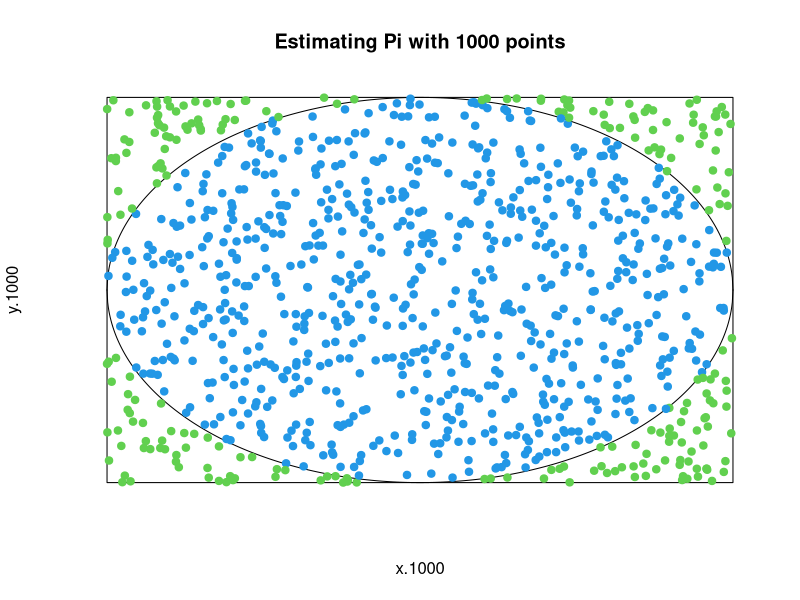
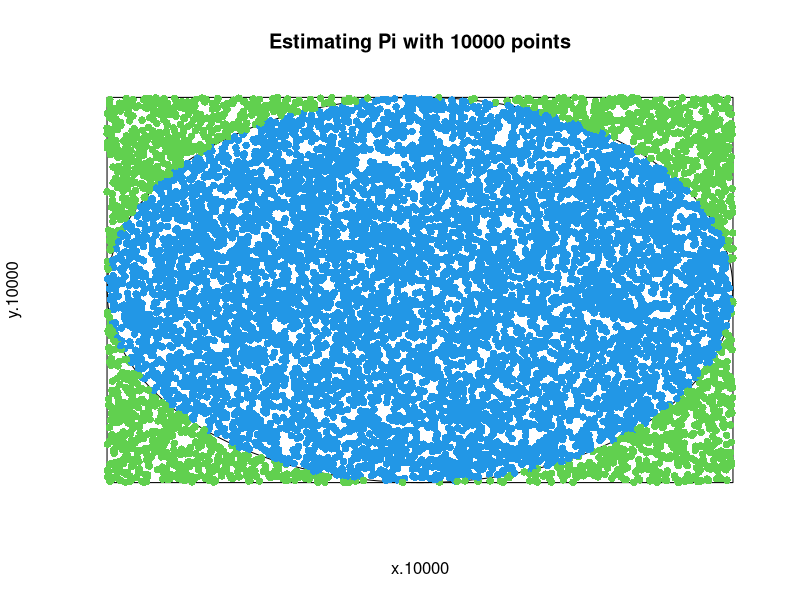

Reproduce these figures in R, in order.
set.seed(480)
x.1000<-c(1,-1,-1,1,1)
y.1000<-c(1,1,-1,-1,1)
plot(x.1000,y.1000,type="l",frame.plot=F,main="Estimating Pi with 1000 points",axes=F,ylim=c(-1,1))

x1.1000<-seq(-1,1,length=1000)
y1.1000<-sqrt(1-x1.1000^2)
y2.1000<-1*-(sqrt(1-x1.1000^2))
lines(x1.1000,y1.1000)
lines(x1.1000,y2.1000)

n.1000<-1000
x3.1000<-runif(n.1000,-1,1)
y3.1000<-runif(n.1000,-1,1)
d.1000<-(x3.1000^2+y3.1000^2<1)
points(x3.1000,y3.1000,col=d.1000+3,pch=19)

in.circle.1000<-sum(d.1000)
in.circle.1000

out.circle.1000<-n.1000-sum(d.1000)
out.circle.1000

pi.1000<-(in.circle.1000/n.1000)*4 


set.seed(480)
x.10000<-c(1,-1,-1,1,1)
y.10000<-c(1,1,-1,-1,1)
plot(x.10000,y.10000,type="l",frame.plot=F,main="Estimating Pi with 10000 points",axes=F,ylim=c(-1,1))

x1.10000<-seq(-1,1,length=1000)
y1.10000<-sqrt(1-x1.10000^2)
y2.10000<-1*-(sqrt(1-x1.10000^2))
lines(x1.10000,y1.10000)
lines(x1.10000,y2.10000)

n.10000<-10000
x3.10000<-runif(n.10000,-1,1)
y3.10000<-runif(n.10000,-1,1)
d.10000<-(x3.10000^2+y3.10000^2<1)
points(x3.10000,y3.10000,col=d.10000+3,pch=16)


in.circle.10000<-sum(d.10000)
in.circle.10000

out.circle.10000<-n.10000-sum(d.10000)
out.circle.10000

pi.10000<-(in.circle.10000/n.10000)*4 
